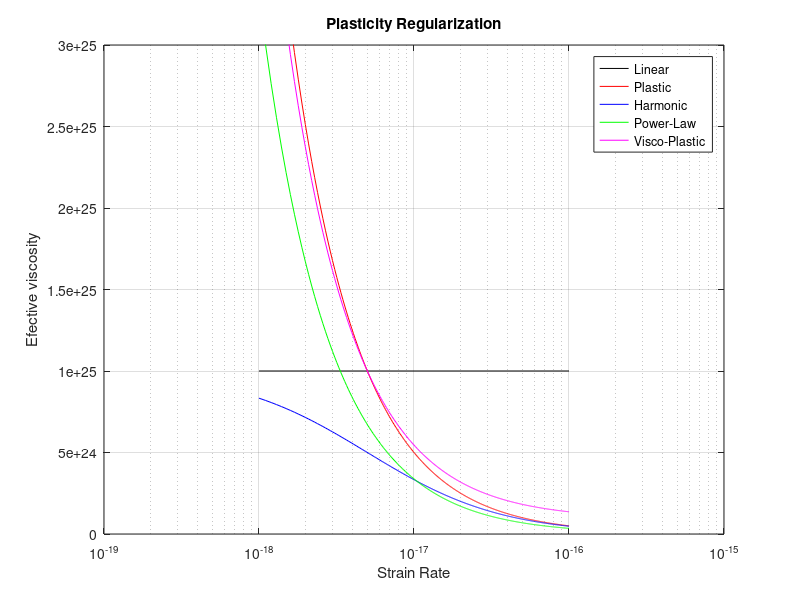

MATLAB code to generate this figure:

clear 

eta   = 1e25; 
tau_y = 1e8;
emin  = 1e-18;
emax  = 1e-16;
n     = 1000;

cf_eta_min = 10;
n_pw       = 100;

% set strain rate range
eps   = emin:((emax-emin)/n):emax;

% get visco-plastic transition strain rate
%eps_y = tau_y/eta/2;


% plastic viscosity
plast = tau_y./eps./2;

% quasi-harmonic averaging
hmean = 1./(1./eta + 1./plast);

% power-law approximation
cf = 1/n_pw - 1;
etapw = tau_y./2.*eps.^cf;


% visco-plastic approximation
etast = eta/cf_eta_min;
etavp = (etast + plast)/(1 + etast/eta);

figure(1), clf
hold on;

xp = [emin, emax];
yp = [eta, eta];

plot(xp,  yp,    '-k');
plot(eps, plast, '-r'); 
plot(eps, hmean, '-b'); 
plot(eps, etapw, '-g'); 
plot(eps, etavp, '-m'); 

set(gca, 'xscale', 'log');

xlabel('Strain Rate')
ylabel('Efective viscosity')
legend('Linear','Plastic','Harmonic','Power-Law','Visco-Plastic')


title('Plasticity Regularization')
box on
grid on
ylim([0 3*eta])



% figure(2), clf
% hold on;
% 
% xp = [emin, emax];
% 
% plot(eps, H, '-k'); 
% 
% set(gca, 'xscale', 'log');
% 
% xlabel('Strain Rate')
% ylabel('Heavyside function')
% legend('Heavyside')
% title('Plasticity Regularization')
% box on
% grid on
% 
% 
% figure(3), clf
% hold on;
% 
% xp = [emin, emax];
% yp = [eta, eta];
% 
% plot(xp,  yp,    '-k');
% plot(eps, plast, '-r'); 
% plot(eps, hmean, '-b'); 
% 
% set(gca, 'xscale', 'log');
% 
% xlabel('Strain Rate')
% ylabel('Efective viscosity')
% legend('Linear','Plastic','Quasi-Harmonic')
% title('Quasi-Harmonic viscosity averaging')
% box on
% grid on
% ylim([0 3*eta])

